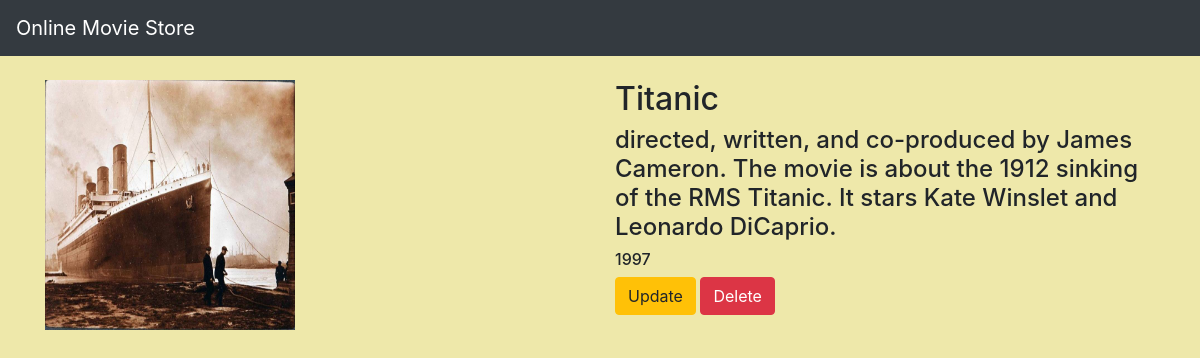
The page /movie/1/ on the database its author committed.
### movieapp/models.py (models this page shows, shortened)
class Movie(models.Model):
    name=models.CharField(max_length=50)
    desc=models.TextField()
    year=models.IntegerField()
    img=models.ImageField(upload_to='gallery')

### movieapp/views.py (the view)
# urls.py: path('movie/<int:movie_id>/',views.detail,name='detail'),
def detail(request,movie_id):
    movie = Movie.objects.get(id=movie_id)
    return render(request,"detail.html",{'movie':movie})

### templates/detail.html (shortened to what this page needs)
{% extends 'base.html' %}
{% block body %}
<div class="container">
<div class="row">
    <div class="col-md-6">
        <img src="{{ movie.img.url }}" width="250" height="250">
    </div>
    <div class="col-md-6">
        <h2>{{ movie.name }}</h2>
        <h4>{{ movie.desc }}</h4>
        <h6>{{ movie.year }}</h6>
        <a class="btn btn-warning"href="{% url 'movieapp:update' movie.id %}"> Update </a>
        <a class="btn btn-danger"href="{% url 'movieapp:delete' movie.id %}"> Delete</a>
    </div>
</div>
</div>
{% endblock %}

### static/style.css (style rules this page uses)
body { background-color: palegoldenrod; }

### rows shown on the page
Movie: img (picture), name "Titanic", desc "directed, written, and co-produced by James Cameron. The movie is about the 1912 sinking of the RMS Titanic. It stars Kate Winslet and Leonardo DiCaprio.", year "1997"
